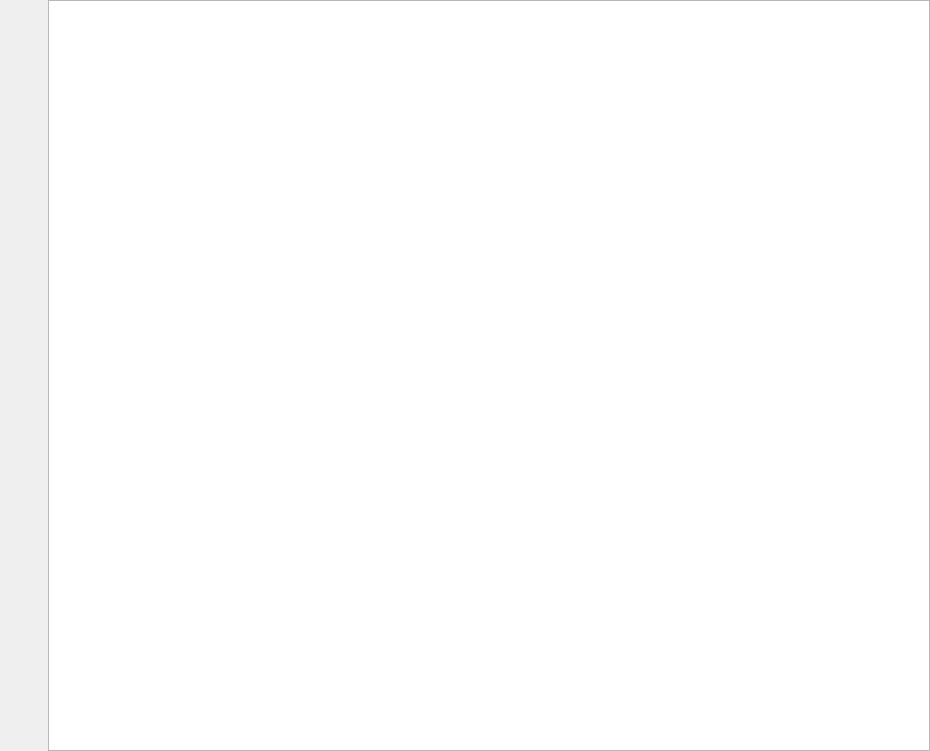
<?xml version="1.0" encoding="UTF-8"?>
<ui version="4.0">
 <class>MainWindowClass</class>
 <widget class="QWidget" name="MainWindowClass">
  <property name="geometry">
   <rect>
    <x>0</x>
    <y>0</y>
    <width>930</width>
    <height>751</height>
   </rect>
  </property>
  <property name="windowTitle">
   <string>MainWindow</string>
  </property>
  <layout class="QHBoxLayout" name="horizontalLayout">
   <property name="spacing">
    <number>0</number>
   </property>
   <property name="leftMargin">
    <number>0</number>
   </property>
   <property name="topMargin">
    <number>0</number>
   </property>
   <property name="rightMargin">
    <number>0</number>
   </property>
   <property name="bottomMargin">
    <number>0</number>
   </property>
   <item>
    <widget class="aproch::ANavigationBar" name="widgetNavigationBar" native="true">
     <property name="minimumSize">
      <size>
       <width>48</width>
       <height>0</height>
      </size>
     </property>
    </widget>
   </item>
   <item>
    <widget class="QStackedWidget" name="MainPageStack">
     <widget class="QWidget" name="BrowserPage">
      <layout class="QVBoxLayout" name="verticalLayout">
       <property name="spacing">
        <number>0</number>
       </property>
       <property name="leftMargin">
        <number>0</number>
       </property>
       <property name="topMargin">
        <number>0</number>
       </property>
       <property name="rightMargin">
        <number>0</number>
       </property>
       <property name="bottomMargin">
        <number>0</number>
       </property>
       <item>
        <widget class="FileIconListWidget" name="theFileIconListWidget">
         <property name="editTriggers">
          <set>QAbstractItemView::NoEditTriggers</set>
         </property>
         <property name="verticalScrollMode">
          <enum>QAbstractItemView::ScrollPerPixel</enum>
         </property>
         <property name="horizontalScrollMode">
          <enum>QAbstractItemView::ScrollPerPixel</enum>
         </property>
         <property name="movement">
          <enum>QListView::Static</enum>
         </property>
         <property name="flow">
          <enum>QListView::LeftToRight</enum>
         </property>
         <property name="isWrapping" stdset="0">
          <bool>true</bool>
         </property>
         <property name="resizeMode">
          <enum>QListView::Adjust</enum>
         </property>
         <property name="layoutMode">
          <enum>QListView::Batched</enum>
         </property>
         <property name="viewMode">
          <enum>QListView::IconMode</enum>
         </property>
         <property name="uniformItemSizes">
          <bool>true</bool>
         </property>
         <property name="wordWrap">
          <bool>false</bool>
         </property>
        </widget>
       </item>
      </layout>
     </widget>
     <widget class="QWidget" name="LibraryPage"/>
    </widget>
   </item>
  </layout>
 </widget>
 <layoutdefault spacing="6" margin="11"/>
 <customwidgets>
  <customwidget>
   <class>aproch::ANavigationBar</class>
   <extends>QWidget</extends>
   <header location="global">Aproch\Include\Widget\ANavigationBar.h</header>
   <container>1</container>
  </customwidget>
  <customwidget>
   <class>FileIconListWidget</class>
   <extends>QListWidget</extends>
   <header>FileIconListWidget.h</header>
  </customwidget>
 </customwidgets>
 <resources>
  <include location="Resource.qrc"/>
 </resources>
 <connections/>
</ui>
